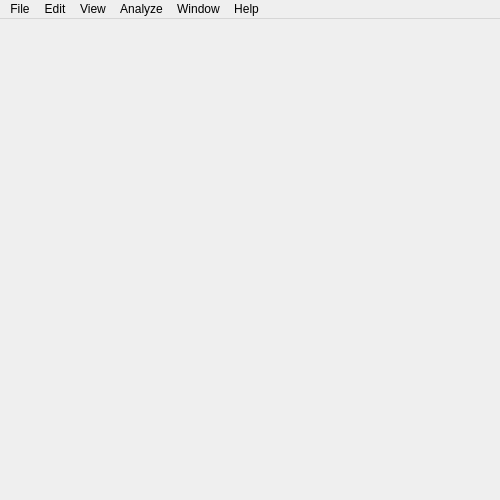
<?xml version="1.0" encoding="UTF-8"?>
<ui version="4.0">
 <class>MenuBar</class>
 <widget class="QMainWindow" name="MenuBar">
  <property name="geometry">
   <rect>
    <x>0</x>
    <y>0</y>
    <width>500</width>
    <height>500</height>
   </rect>
  </property>
  <property name="sizePolicy">
   <sizepolicy hsizetype="Ignored" vsizetype="Ignored">
    <horstretch>0</horstretch>
    <verstretch>0</verstretch>
   </sizepolicy>
  </property>
  <property name="minimumSize">
   <size>
    <width>500</width>
    <height>500</height>
   </size>
  </property>
  <property name="maximumSize">
   <size>
    <width>5000</width>
    <height>5000</height>
   </size>
  </property>
  <property name="focusPolicy">
   <enum>Qt::ClickFocus</enum>
  </property>
  <property name="windowTitle">
   <string/>
  </property>
  <property name="statusTip">
   <string notr="true"/>
  </property>
  <property name="whatsThis">
   <string notr="true"/>
  </property>
  <property name="accessibleName">
   <string notr="true"/>
  </property>
  <property name="autoFillBackground">
   <bool>false</bool>
  </property>
  <property name="styleSheet">
   <string notr="true"/>
  </property>
  <property name="documentMode">
   <bool>false</bool>
  </property>
  <property name="dockNestingEnabled">
   <bool>false</bool>
  </property>
  <property name="unifiedTitleAndToolBarOnMac">
   <bool>false</bool>
  </property>
  <widget class="QWidget" name="centralWidget">
   <property name="styleSheet">
    <string notr="true">background rgb(0,0,0)</string>
   </property>
   <layout class="QGridLayout" name="gridLayout_2">
    <item row="0" column="0">
     <layout class="QHBoxLayout" name="list_LayoutBox">
      <property name="sizeConstraint">
       <enum>QLayout::SetFixedSize</enum>
      </property>
     </layout>
    </item>
    <item row="0" column="1">
     <layout class="QHBoxLayout" name="mpl_LayoutBox"/>
    </item>
   </layout>
  </widget>
  <widget class="QMenuBar" name="menuBar">
   <property name="geometry">
    <rect>
     <x>0</x>
     <y>0</y>
     <width>500</width>
     <height>22</height>
    </rect>
   </property>
   <property name="nativeMenuBar">
    <bool>true</bool>
   </property>
   <widget class="QMenu" name="menuFile">
    <property name="title">
     <string>File</string>
    </property>
    <widget class="QMenu" name="menuExport">
     <property name="title">
      <string>Export</string>
     </property>
     <addaction name="actionExport_Correction_Factors"/>
     <addaction name="actionExport_Colocalization"/>
     <addaction name="actionExport_Selected_Traces"/>
     <addaction name="actionExport_All_Traces"/>
     <addaction name="actionExport_ES_Histogram_Data"/>
     <addaction name="actionExport_Transition_Density_Data"/>
    </widget>
    <addaction name="actionOpen"/>
    <addaction name="separator"/>
    <addaction name="actionClose"/>
    <addaction name="actionSave"/>
    <addaction name="separator"/>
    <addaction name="menuExport"/>
   </widget>
   <widget class="QMenu" name="menuEdit">
    <property name="title">
     <string>Edit</string>
    </property>
    <addaction name="actionRemove_File"/>
    <addaction name="actionRemove_All_Files"/>
    <addaction name="actionCheck_All_Traces"/>
    <addaction name="actionUncheck_All_Traces"/>
    <addaction name="actionSelect_All"/>
   </widget>
   <widget class="QMenu" name="menuAnalyze">
    <property name="title">
     <string>Analyze</string>
    </property>
    <widget class="QMenu" name="menuManually_Select_Bleaching">
     <property name="title">
      <string>Manually Select Bleaching</string>
     </property>
     <addaction name="actionSelect_Bleach_Red_Channel"/>
     <addaction name="actionSelect_Bleach_Green_Channel"/>
    </widget>
    <widget class="QMenu" name="menuPredict_Trace_Type">
     <property name="title">
      <string>Predict Trace Type</string>
     </property>
     <addaction name="actionPredict_Selected_Traces"/>
     <addaction name="actionPredict_All_traces"/>
    </widget>
    <addaction name="actionColocalize_All"/>
    <addaction name="actionClear_Traces"/>
    <addaction name="actionFind_Show_Traces"/>
    <addaction name="actionClear_and_Rerun"/>
    <addaction name="separator"/>
    <addaction name="actionColor_Red"/>
    <addaction name="actionColor_Yellow"/>
    <addaction name="actionColor_Green"/>
    <addaction name="actionClear_Color"/>
    <addaction name="actionClear_All_Colors"/>
    <addaction name="separator"/>
    <addaction name="actionCorrectionFactorsWindow"/>
    <addaction name="actionGet_alphaFactor"/>
    <addaction name="actionGet_deltaFactor"/>
    <addaction name="actionClear_Correction_Factors"/>
    <addaction name="separator"/>
    <addaction name="menuManually_Select_Bleaching"/>
    <addaction name="separator"/>
    <addaction name="actionFit_Hmm_Selected"/>
    <addaction name="menuPredict_Trace_Type"/>
    <addaction name="actionClear_All_Predictions"/>
   </widget>
   <widget class="QMenu" name="menuWindow">
    <property name="title">
     <string>Window</string>
    </property>
    <addaction name="actionMinimize"/>
    <addaction name="separator"/>
    <addaction name="actionMainWindow"/>
    <addaction name="actionTraceWindow"/>
    <addaction name="actionHistogramWindow"/>
    <addaction name="actionTransitionDensityWindow"/>
    <addaction name="actionTraceSimulatorWindow"/>
   </widget>
   <widget class="QMenu" name="menuHelp">
    <property name="title">
     <string>Help</string>
    </property>
    <addaction name="actionGet_Help_Online"/>
    <addaction name="separator"/>
    <addaction name="actionPreferences"/>
    <addaction name="actionAbout"/>
    <addaction name="actionDebug"/>
   </widget>
   <widget class="QMenu" name="menuView">
    <property name="title">
     <string>View</string>
    </property>
    <addaction name="actionFormat_Plot"/>
    <addaction name="separator"/>
    <addaction name="actionAdvanced_Sort"/>
    <addaction name="actionSort_by_Ascending"/>
    <addaction name="actionSort_by_Red_Bleach"/>
    <addaction name="actionSort_by_Green_Bleach"/>
    <addaction name="actionSort_by_Equal_Stoichiometry"/>
   </widget>
   <addaction name="menuFile"/>
   <addaction name="menuEdit"/>
   <addaction name="menuView"/>
   <addaction name="menuAnalyze"/>
   <addaction name="menuWindow"/>
   <addaction name="menuHelp"/>
  </widget>
  <action name="actionOpen">
   <property name="text">
    <string>Open Files</string>
   </property>
   <property name="shortcut">
    <string>Ctrl+O</string>
   </property>
  </action>
  <action name="actionSave">
   <property name="text">
    <string>Save Plot</string>
   </property>
   <property name="shortcut">
    <string>Ctrl+S</string>
   </property>
  </action>
  <action name="actionRemove_File">
   <property name="enabled">
    <bool>false</bool>
   </property>
   <property name="text">
    <string>Remove Current Item From List</string>
   </property>
   <property name="shortcut">
    <string>Ctrl+Backspace</string>
   </property>
  </action>
  <action name="actionMinimize">
   <property name="text">
    <string>Minimize</string>
   </property>
   <property name="shortcut">
    <string>Ctrl+M</string>
   </property>
  </action>
  <action name="actionFind_Show_Traces">
   <property name="enabled">
    <bool>false</bool>
   </property>
   <property name="text">
    <string>Show Traces</string>
   </property>
   <property name="shortcut">
    <string>Ctrl+Shift+T</string>
   </property>
  </action>
  <action name="actionClose">
   <property name="enabled">
    <bool>true</bool>
   </property>
   <property name="text">
    <string>Close Window</string>
   </property>
   <property name="shortcut">
    <string>Ctrl+W</string>
   </property>
  </action>
  <action name="actionGet_Help_Online">
   <property name="text">
    <string>Get Help Online</string>
   </property>
  </action>
  <action name="actionDebug">
   <property name="text">
    <string>Debug...</string>
   </property>
  </action>
  <action name="actionPreferences">
   <property name="text">
    <string>Preferences</string>
   </property>
   <property name="shortcut">
    <string>Ctrl+,</string>
   </property>
  </action>
  <action name="actionAbout">
   <property name="text">
    <string>About</string>
   </property>
  </action>
  <action name="actionColocalize_All">
   <property name="enabled">
    <bool>false</bool>
   </property>
   <property name="text">
    <string>Colocalize All</string>
   </property>
   <property name="shortcut">
    <string>Ctrl+Alt+L</string>
   </property>
  </action>
  <action name="actionColor_Red">
   <property name="enabled">
    <bool>false</bool>
   </property>
   <property name="text">
    <string>Color Red</string>
   </property>
   <property name="shortcut">
    <string>Meta+Shift+R</string>
   </property>
  </action>
  <action name="actionSort_by_Red_Bleach">
   <property name="enabled">
    <bool>false</bool>
   </property>
   <property name="text">
    <string>Sort by Red Bleach</string>
   </property>
  </action>
  <action name="actionClear_Color">
   <property name="enabled">
    <bool>false</bool>
   </property>
   <property name="text">
    <string>Clear Color</string>
   </property>
   <property name="shortcut">
    <string>Meta+Shift+C</string>
   </property>
  </action>
  <action name="actionColor_Yellow">
   <property name="enabled">
    <bool>false</bool>
   </property>
   <property name="text">
    <string>Color Yellow</string>
   </property>
   <property name="shortcut">
    <string>Meta+Shift+Y</string>
   </property>
  </action>
  <action name="actionColor_Green">
   <property name="enabled">
    <bool>false</bool>
   </property>
   <property name="text">
    <string>Color Green</string>
   </property>
   <property name="toolTip">
    <string>Color Green</string>
   </property>
   <property name="shortcut">
    <string>Meta+Shift+G</string>
   </property>
  </action>
  <action name="actionClear_All_Colors">
   <property name="enabled">
    <bool>false</bool>
   </property>
   <property name="text">
    <string>Clear All Colors</string>
   </property>
   <property name="shortcut">
    <string>Meta+Alt+Shift+C</string>
   </property>
  </action>
  <action name="actionSort_by_Ascending">
   <property name="enabled">
    <bool>false</bool>
   </property>
   <property name="text">
    <string>Sort by Ascending</string>
   </property>
  </action>
  <action name="actionSave_Session">
   <property name="text">
    <string>Save Session (Beta)</string>
   </property>
  </action>
  <action name="actionLoad_Session">
   <property name="text">
    <string>Load Session (Beta)</string>
   </property>
  </action>
  <action name="actionRemove_All_Files">
   <property name="enabled">
    <bool>false</bool>
   </property>
   <property name="text">
    <string>Remove All Items From List</string>
   </property>
  </action>
  <action name="actionGet_alphaFactor">
   <property name="enabled">
    <bool>false</bool>
   </property>
   <property name="text">
    <string>Find ɑ-Factor (for D-only)</string>
   </property>
   <property name="shortcut">
    <string>Meta+Shift+A</string>
   </property>
  </action>
  <action name="actionGet_deltaFactor">
   <property name="enabled">
    <bool>false</bool>
   </property>
   <property name="text">
    <string>Find δ-Factor (for A-only)</string>
   </property>
   <property name="shortcut">
    <string>Meta+Shift+D</string>
   </property>
  </action>
  <action name="actionClear_Correction_Factors">
   <property name="enabled">
    <bool>false</bool>
   </property>
   <property name="text">
    <string>Clear Correction Factors</string>
   </property>
   <property name="shortcut">
    <string>Meta+Shift+C</string>
   </property>
  </action>
  <action name="actionTraceWindow">
   <property name="text">
    <string>Traces</string>
   </property>
   <property name="shortcut">
    <string>Ctrl+2</string>
   </property>
  </action>
  <action name="actionMainWindow">
   <property name="text">
    <string>Images</string>
   </property>
   <property name="shortcut">
    <string>Ctrl+1</string>
   </property>
  </action>
  <action name="actionHistogramWindow">
   <property name="text">
    <string>Histogram</string>
   </property>
   <property name="shortcut">
    <string>Ctrl+3</string>
   </property>
  </action>
  <action name="actionExport_Correction_Factors">
   <property name="text">
    <string>Correction Factors</string>
   </property>
  </action>
  <action name="actionExport_Colocalization">
   <property name="text">
    <string>Colocalization</string>
   </property>
  </action>
  <action name="actionExport_Selected_Traces">
   <property name="text">
    <string>Selected Traces</string>
   </property>
  </action>
  <action name="actionExport_All_Traces">
   <property name="text">
    <string>All Traces</string>
   </property>
  </action>
  <action name="actionSort_by_Green_Bleach">
   <property name="enabled">
    <bool>false</bool>
   </property>
   <property name="text">
    <string>Sort by Green Bleach</string>
   </property>
  </action>
  <action name="actionClear_Traces">
   <property name="enabled">
    <bool>false</bool>
   </property>
   <property name="text">
    <string>Clear Traces</string>
   </property>
  </action>
  <action name="actionExport_ES_Histogram_Data">
   <property name="text">
    <string>E-S Histogram Data</string>
   </property>
  </action>
  <action name="actionTransitionDensityWindow">
   <property name="text">
    <string>Transition Density</string>
   </property>
   <property name="shortcut">
    <string>Ctrl+4</string>
   </property>
  </action>
  <action name="actionCorrectionFactorsWindow">
   <property name="enabled">
    <bool>false</bool>
   </property>
   <property name="text">
    <string>Set Correction Factors</string>
   </property>
   <property name="shortcut">
    <string>Ctrl+Shift+K</string>
   </property>
  </action>
  <action name="actionFit_Hmm_Current">
   <property name="enabled">
    <bool>false</bool>
   </property>
   <property name="text">
    <string>Current Trace</string>
   </property>
  </action>
  <action name="actionFit_Hmm_Selected">
   <property name="enabled">
    <bool>false</bool>
   </property>
   <property name="text">
    <string>Fit Hidden Markov Model to Selected</string>
   </property>
   <property name="shortcut">
    <string>Ctrl+Shift+M</string>
   </property>
  </action>
  <action name="actionBatch_analyze">
   <property name="text">
    <string>Batch analyze</string>
   </property>
   <property name="shortcut">
    <string>Ctrl+B</string>
   </property>
  </action>
  <action name="actionSort_by_Equal_Stoichiometry">
   <property name="enabled">
    <bool>false</bool>
   </property>
   <property name="text">
    <string>Sort by Equal Stoichiometry</string>
   </property>
  </action>
  <action name="actionEdit_Plot">
   <property name="text">
    <string>Edit Plot</string>
   </property>
  </action>
  <action name="actionFormat_Plot">
   <property name="enabled">
    <bool>false</bool>
   </property>
   <property name="text">
    <string>Format Plot</string>
   </property>
  </action>
  <action name="actionUncheck_All">
   <property name="enabled">
    <bool>false</bool>
   </property>
   <property name="text">
    <string>Uncheck All</string>
   </property>
   <property name="shortcut">
    <string>Ctrl+Alt+Shift+E</string>
   </property>
  </action>
  <action name="actionClear_and_Rerun">
   <property name="enabled">
    <bool>false</bool>
   </property>
   <property name="text">
    <string>Clear Traces and Rerun</string>
   </property>
  </action>
  <action name="actionSelect_Bleach_Red_Channel">
   <property name="enabled">
    <bool>false</bool>
   </property>
   <property name="text">
    <string>Red Channel</string>
   </property>
  </action>
  <action name="actionSelect_Bleach_Green_Channel">
   <property name="enabled">
    <bool>false</bool>
   </property>
   <property name="text">
    <string>Green Channel</string>
   </property>
  </action>
  <action name="actionAdvanced_Sort">
   <property name="enabled">
    <bool>false</bool>
   </property>
   <property name="text">
    <string>Advanced Sort</string>
   </property>
  </action>
  <action name="actionCheck_All">
   <property name="enabled">
    <bool>false</bool>
   </property>
   <property name="text">
    <string>Check All</string>
   </property>
   <property name="shortcut">
    <string>Ctrl+Alt+Shift+E</string>
   </property>
  </action>
  <action name="actionExport_Transition_Density_Data">
   <property name="text">
    <string>Transition Density Data</string>
   </property>
  </action>
  <action name="actionCheck_All_Traces">
   <property name="enabled">
    <bool>false</bool>
   </property>
   <property name="text">
    <string>Check All Traces</string>
   </property>
   <property name="shortcut">
    <string>Ctrl+E</string>
   </property>
  </action>
  <action name="actionUncheck_All_Traces">
   <property name="enabled">
    <bool>false</bool>
   </property>
   <property name="text">
    <string>Uncheck All Traces</string>
   </property>
   <property name="shortcut">
    <string>Ctrl+Alt+E</string>
   </property>
  </action>
  <action name="actionLifetimes">
   <property name="text">
    <string>Transition Lifetimes</string>
   </property>
   <property name="shortcut">
    <string>Ctrl+5</string>
   </property>
  </action>
  <action name="actionPredict_Selected_Traces">
   <property name="text">
    <string>Selected Traces</string>
   </property>
   <property name="shortcut">
    <string>Ctrl+P</string>
   </property>
  </action>
  <action name="actionPredict_All_traces">
   <property name="text">
    <string>All traces</string>
   </property>
   <property name="shortcut">
    <string>Ctrl+Alt+P</string>
   </property>
  </action>
  <action name="actionClear_All_Predictions">
   <property name="enabled">
    <bool>false</bool>
   </property>
   <property name="text">
    <string>Clear All Predictions</string>
   </property>
   <property name="shortcut">
    <string>Meta+Ctrl+P</string>
   </property>
  </action>
  <action name="actionTraceSimulatorWindow">
   <property name="text">
    <string>Trace Simulator</string>
   </property>
   <property name="shortcut">
    <string>Ctrl+5</string>
   </property>
  </action>
  <action name="actionSelect_All">
   <property name="text">
    <string>Select All</string>
   </property>
   <property name="shortcut">
    <string>Ctrl+A</string>
   </property>
  </action>
 </widget>
 <layoutdefault spacing="6" margin="11"/>
 <resources/>
 <connections/>
</ui>
